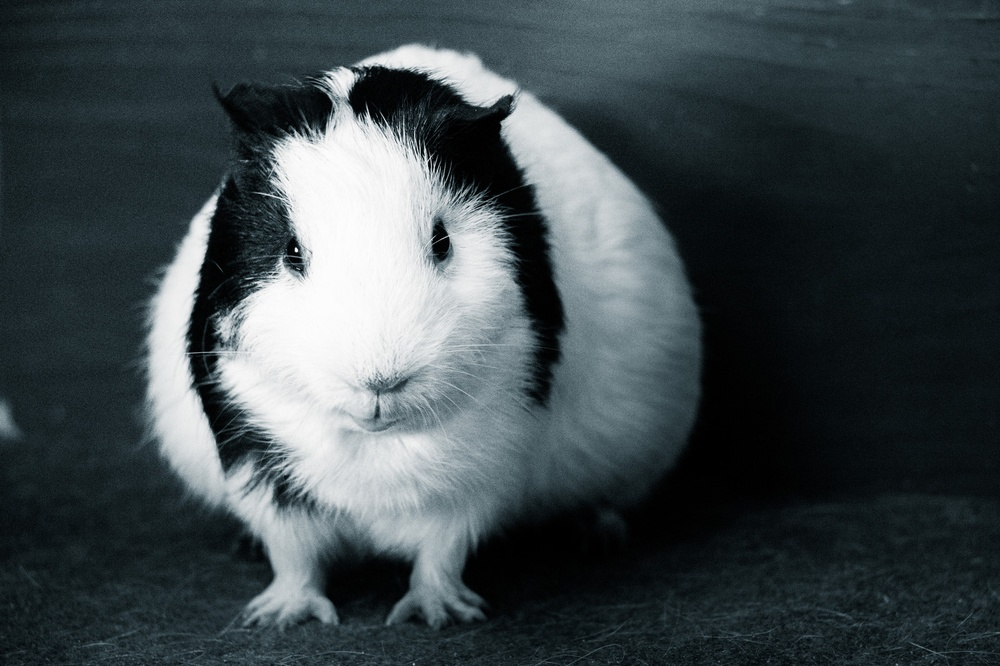
%> input picture images/molmot.jpg, 1000 x 666 px, shrunk from 1600 x 1066 before the run
$ octave kadai5.m   (GNU Octave 9; MATLAB toolbox functions it lacks are replaced by stand-ins)
%> lines starting %> are read from the running program, lines starting %| are printed output that depends on the picture; in (x1, y1, x2, y2) boxes, pixels count from 0 and x2, y2 are one past the last pixel; in counts of white or black regions, pixels touching at a corner belong together; the program's own positions count from 1
% 課題５　判別分析法
% 判別分析法を用いて画像二値化せよ．
% 下記はサンプルプログラムである．
% 課題作成にあたっては「Lenna」以外の画像を用いよ．

ORG=imread('../images/molmot.jpg'); % 原画像の入力
%> ORG is the input picture: size 666x1000x3 uint8; mean R, G, B 63.3, 73, 76.4
ORG = rgb2gray(ORG); % カラー画像を白黒濃淡画像へ変換
%> ORG: size 666x1000 uint8
imagesc(ORG); colormap(gray); colorbar;
pause;

H = imhist(ORG); %ヒストグラムのデータを列ベクトルEに格納
%> H = 256 values, max 12902 at index 2, min 3 at index 256, mean 2601.6
myu_T = mean(H);
%> myu_T = 2601.6
max_val = 0;
max_thres = 1;
for i=1:255
C1 = H(1:i); %ヒストグラムを2つのクラスに分ける
C2 = H(i+1:256);
n1 = sum(C1); %画素数の算出
n2 = sum(C2);
myu1 = mean(C1); %平均値の算出
myu2 = mean(C2);
sigma1 = var(C1); %分散の算出
sigma2 = var(C2);
sigma_w = (n1 *sigma1+n2*sigma2)/(n1+n2); %クラス内分散の算出
sigma_B = (n1 *(myu1-myu_T)^2+n2*(myu2-myu_T)^2)/(n1+n2); %クラス間分散の算出
if max_val<sigma_B/sigma_w
max_val = sigma_B/sigma_w;
max_thres =i;
end;
end;
%> this loop made 255 passes
%> (C1, n1, n2, myu1, myu2, sigma1, sigma2, sigma_w) on passes 1 to 5: (5013, 5013, 660987, 5013, 2592.1, 0, 8186968.3, 8125344.8), ([5013; 12902], 17915, 648085, 8957.5, 2551.5, 31118160.5, 7797539.7, 8424850.4), ([5013; 12902; 9980], 27895, 638105, 9298.3, 2522.2, 15907582.3, 7608639.1, 7956235.3), ([5013; 12902; 9980; 9220], 37115, 628885, 9278.8, 2495.6, 10606588.9, 7459513.6, 7634894.5), ([5013; 12902; 9980; 9220; 7111], 44226, 621774, 8845.2, 2477.2, 8894769.7, 7403803.6, 7502811.8)
%> (n1, n2, myu1, myu2, sigma1, sigma2, sigma_w, sigma_B) on passes 12 to 17: (84688, 581312, 7057.3, 2382.4, 5770733.7, 7291711.7, 7098305.4, 2566518.9), (91484, 574516, 7037.2, 2364.3, 5295092.7, 7241017.1, 6973718.4, 2751221), (99426, 566574, 7101.9, 2341.2, 4946249.8, 7141437.5, 6813721.7, 3081145.7), (108348, 557652, 7223.2, 2313.9, 4813807.6, 6990000, 6635966.8, 3544152.3), (118388, 547612, 7399.2, 2281.7, 4988784.7, 6768446.9, 6452094.6, 4175755.8), (128960, 537040, 7585.9, 2247, 5269123.5, 6506901, 6267225.6, 4911881.7)
%> after the loop, max_thres = 48

IMG = ORG > max_thres;
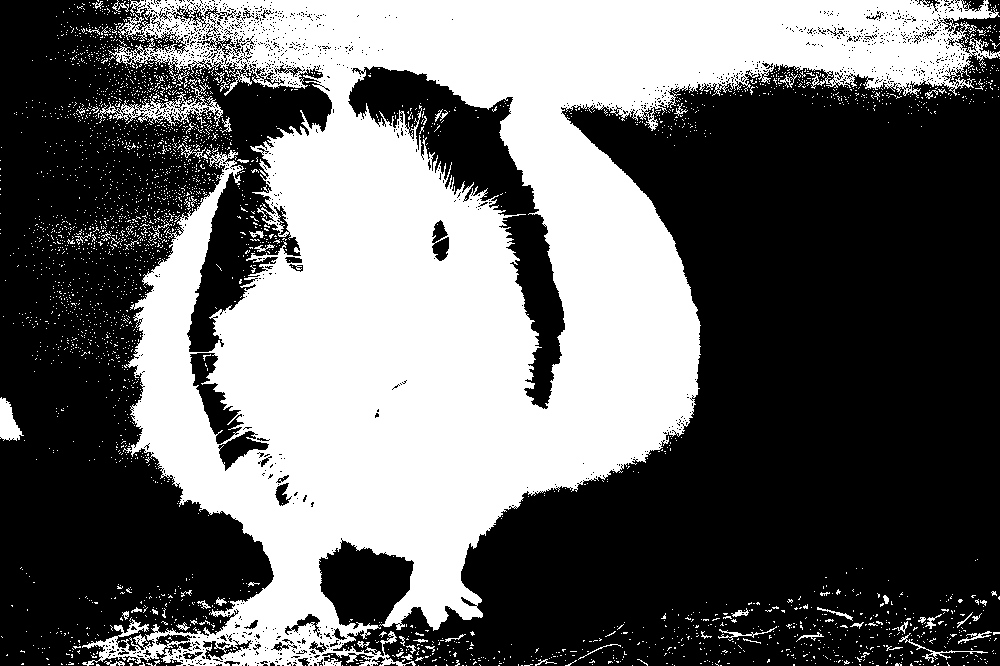
%> IMG: size 666x1000 logical; 40.6% white; 3164 white regions (3094 under 20 px), largest, box (x1, y1, x2, y2) and area: (82, 0, 1000, 666) 258351, (98, 79, 223, 127) 1463, (0, 397, 24, 441) 611
imagesc(IMG); colormap(gray); colorbar;
pause;

$ run again, with images/elephant7.jpg copied over images/molmot.jpg
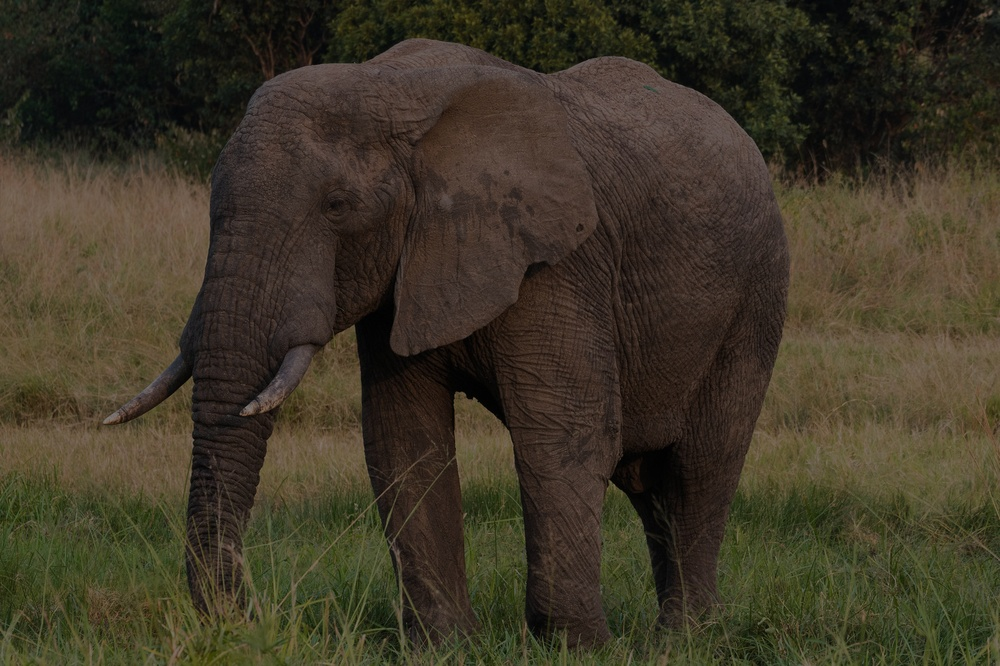
%> input picture images/elephant7.jpg, 1000 x 666 px, shrunk from 1600 x 1066 before the run
%> ORG is the input picture: size 666x1000x3 uint8; mean R, G, B 62, 54.8, 38.9
%> `ORG = rgb2gray(ORG);`:
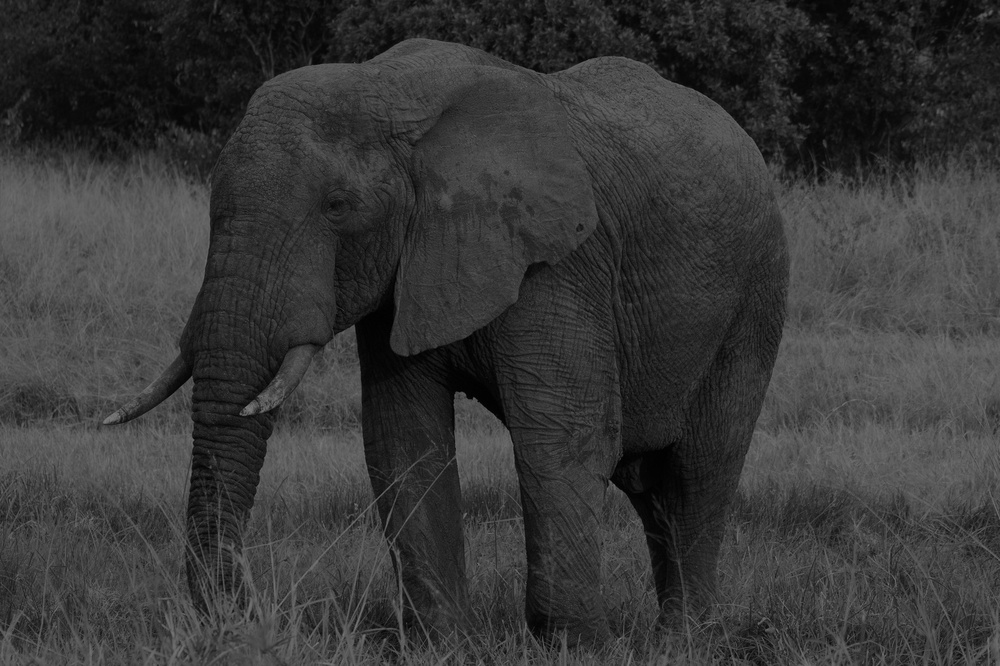
%> ORG: size 666x1000 uint8; min 0, max 128, mean 55.2
%> H = 256 values, max 8629 at index 54, min 0 at index 126, mean 2601.6
%> myu_T = 2601.6
%> the loop `for i=1:255` made 255 passes
%> (C1, n1, n2, myu1, myu2, sigma1, sigma2, sigma_w) on passes 1 to 4: (32, 32, 665968, 32, 2611.6, 0, 12363507.4, 12362913.4), ([32; 204], 236, 665764, 118, 2621.1, 14792, 12389372.9, 12384987.9), ([32; 204; 891], 1127, 664873, 375.7, 2628, 206572.3, 12426611.9, 12405933.2), ([32; 204; 891; 1333], 2460, 663540, 615, 2633.1, 366836.7, 12469412.9, 12424709.7)
%> after the loop `for i=1:255`: max_thres = 94; max_val = 3.38
%> `IMG = ORG > max_thres;`:
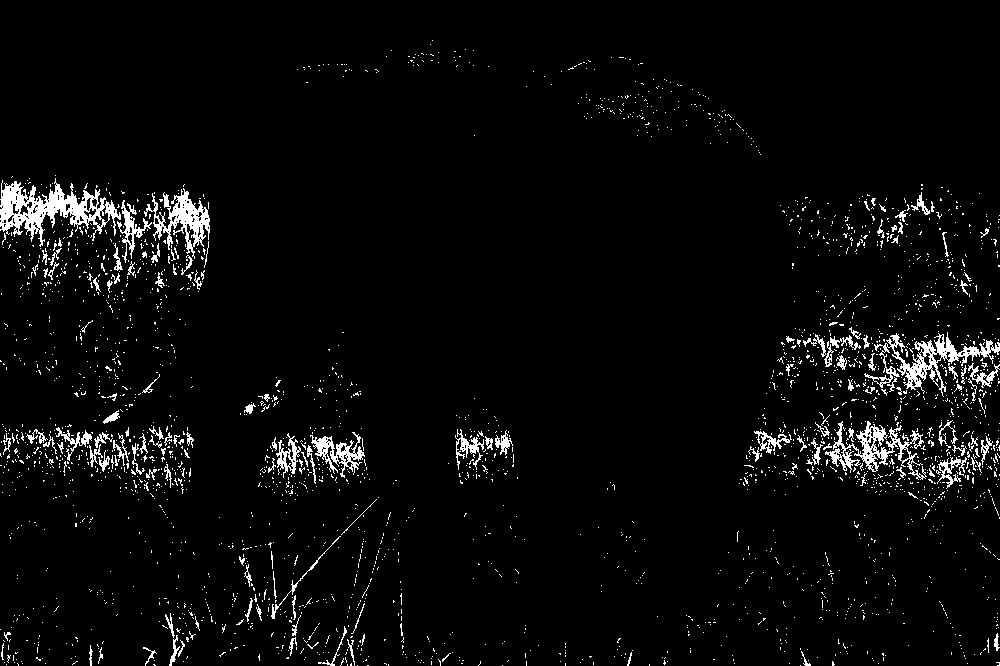
%> IMG: size 666x1000 logical; 3.8% white in thin lines or dots
